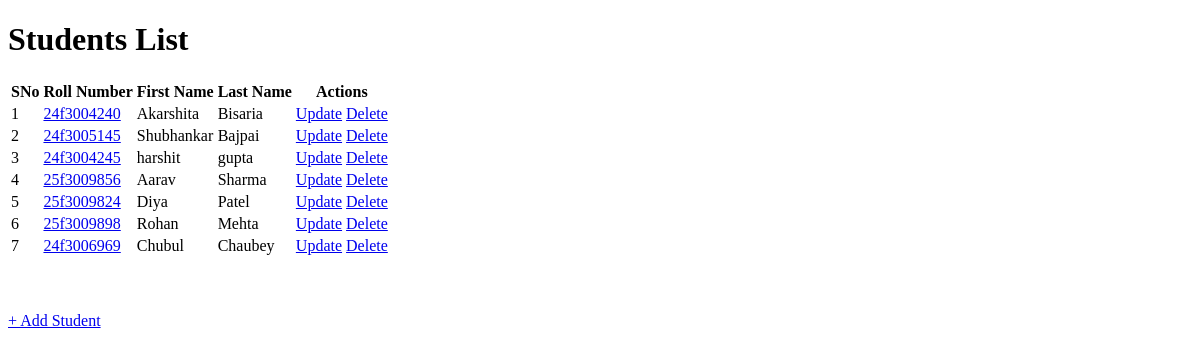
The page / on the database its author committed.
### app.py (models this page shows, shortened)
class Student(db.Model):
    __tablename__ = 'student'
    student_id = db.Column(db.Integer, primary_key=True, autoincrement=True)
    roll_number = db.Column(db.String(50), unique=True, nullable=False)
    first_name = db.Column(db.String(100), nullable=False)
    last_name = db.Column(db.String(100))
    enrollments = db.relationship('Enrollment', backref='student', cascade="all, delete-orphan")

### app.py (the view)
@app.route('/')
def home():
    students = Student.query.all()
    return render_template("index.html", students=students)

### templates/index.html (shortened to what this page needs)
<!DOCTYPE html>
<html>
  <head>
	<link rel="stylesheet" href="{{ url_for('static', filename='index_style.css') }}">
  </head>
  <body>
	<h1>Students List</h1>
	<table id = "all-students">
		{% if students %}
			<tr>
				<th>SNo</th>
				<th>Roll Number</th>
				<th>First Name</th>
				<th>Last Name</th>
				<th>Actions</th>
			</tr>
			{% for student in students %}
				<tr>
					<td>{{loop.index}}</td>
					<td><a href="{{ url_for('student_detail', student_id=student.student_id) }}">{{student["roll_number"]}}</a></td>
					<td>{{student["first_name"]}}</td>
					<td>{{student["last_name"]}}</td>
					<td>
						<a href="{{ url_for('update_student', student_id=student.student_id) }}" type="button">Update</a>
						<a href="{{ url_for('delete_student', student_id=student.student_id) }}" class="delete-btn" type="button">Delete</a>
					</td>
				</tr>
			{% endfor %}
		{% else %}
			<p>No students found. Add student now!.</p>
		{% endif %}
	</table>
	<br><br><br><a href="{{ url_for('create_student') }}" type="button">+ Add Student</a>
  </body>
</html>

### rows shown on the page
Student: roll_number "24f3004240", first_name "Akarshita", last_name "Bisaria"
Student: roll_number "24f3005145", first_name "Shubhankar", last_name "Bajpai"
Student: roll_number "24f3004245", first_name "harshit", last_name "gupta"
Student: roll_number "25f3009856", first_name "Aarav", last_name "Sharma"
Student: roll_number "25f3009824", first_name "Diya", last_name "Patel"
Student: roll_number "25f3009898", first_name "Rohan", last_name "Mehta"
Student: roll_number "24f3006969", first_name "Chubul", last_name "Chaubey"
